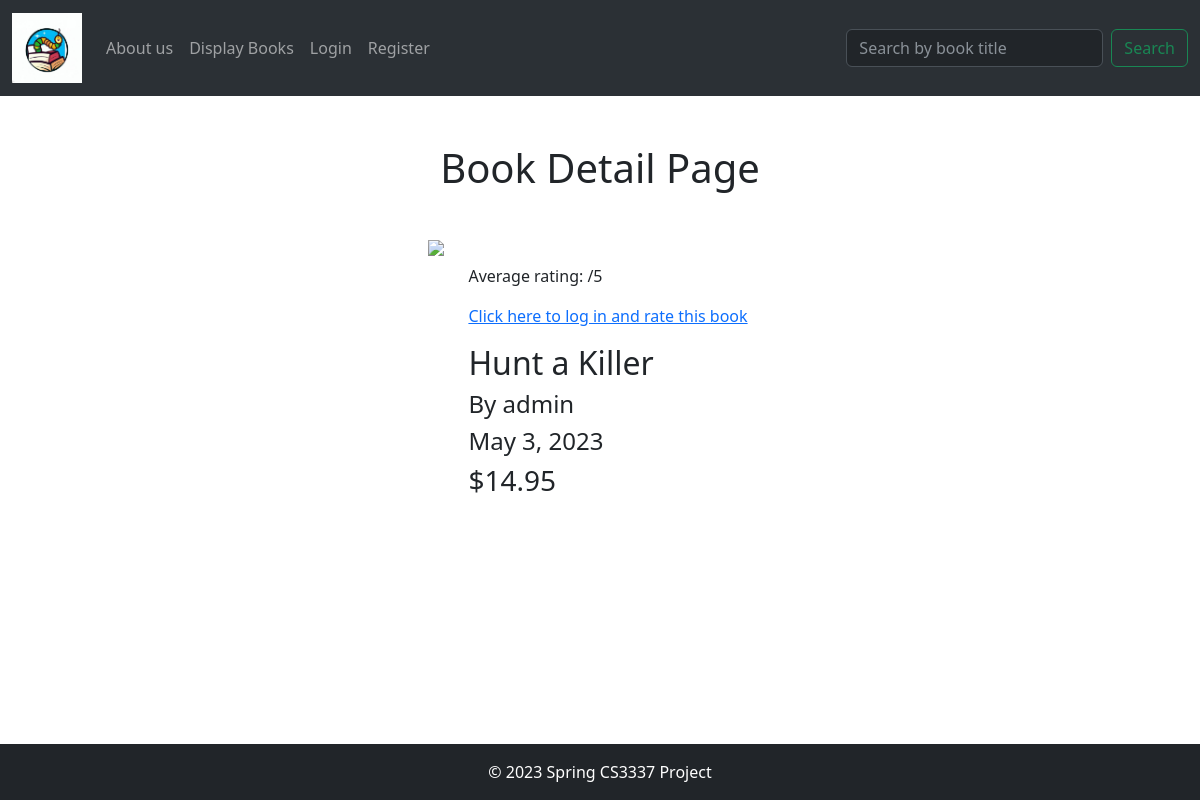
Page /book_detail/19 on the committed database.
### bookMng/models.py (models this page shows, shortened)
class Book(models.Model):
    name = models.CharField(max_length=200)
    web = models.URLField(max_length=200)
    price = models.DecimalField(decimal_places=2, max_digits=8)
    publishdate = models.DateField(auto_now=True)
    picture = models.FileField(upload_to='bookEx/static/uploads')
    pic_path = models.CharField(max_length=300, editable=False, blank=True)
    username = models.ForeignKey(User, blank=True, null=True, on_delete=models.CASCADE)
    comments = GenericRelation(Comment)
    favoriteLists = models.ManyToManyField(FavoriteList, related_name='favoriteBooks')

### bookMng/views.py (the view)
# urls.py: path('book_detail/<int:book_id>', views.book_detail, name='book_detail'),
def book_detail(request, book_id):
    book = Book.objects.get(id=book_id)
    book.pic_path = book.picture.url[14:]
    average_rating = Rating.objects.filter(book=book).aggregate(Avg('value'))['value__avg']
    user_rating = None
    if request.user.is_authenticated:
        user_rating = Rating.objects.filter(book=book, user=request.user).first()
    return render(request,
                  'bookMng/book_detail.html',
                  {
                      'item_list': MainMenu.objects.all(),
                      'book': book,
                      'average_rating': average_rating,
                      'user_rating': user_rating
                  }
                  )

### bookEx/templates/bookMng/book_detail.html (shortened to what this page needs)
{% extends "home.html" %}
{% load static %}
{% block content %}
    <h1 align="center" class="my-4"> Book Detail Page </h1>
    <div class="d-flex flex-wrap justify-content-center mt-5">
        <img src="{% static book.pic_path %}" height="200">
        <div class="m-4 text-start">
<p>Average rating: {{ average_rating|floatformat:1 }}/5</p>
{% if request.user.is_authenticated %}
    {% if user_rating %}
        <p>Your rating: {{ user_rating.value }}/5</p>
            <form action="{% url 'submit_rating' book.id %}" method="post">
                {% csrf_token %}
                <label for="rating">Update your rating 1-5:</label>
                <select name="value">
                    <option value="1">1</option>
                    <option value="2">2</option>
                    <option value="3">3</option>
                    <option value="4">4</option>
                    <option value="5">5</option>
                </select>
                <input type="submit" value="Submit">
            </form>
    {% else %}
         <form action="{% url 'submit_rating' book.id %}" method="post">
            {% csrf_token %}
            <label for="rating">Rate This 1-5:</label>
            <select name="value">
                <option value="1">1</option>
                <option value="2">2</option>
                 <option value="3">3</option>
                 <option value="4">4</option>
                <option value="5">5</option>
            </select>
            <input type="submit" value="Submit">
        </form>
    {% endif %}
{% else %}
    <p><a href="{% url 'login' %}?next={{ request.path }}">Click here to log in and rate this book</a></p>
{% endif %}
            <p class="h2">{{ book.name }}</p>
            <p class="h4">By {{ book.username }}</p>
            <p class="h4">{{ book.publishdate }}</p>
            <p class="h3">${{ book.price }}</p>
            {% load comment_tags %}
        </div>
    </div>
{% endblock content %}

### rows in the picture
Book: name "Hunt a Killer", username "admin", publishdate "May 3, 2023", price "14.95"
